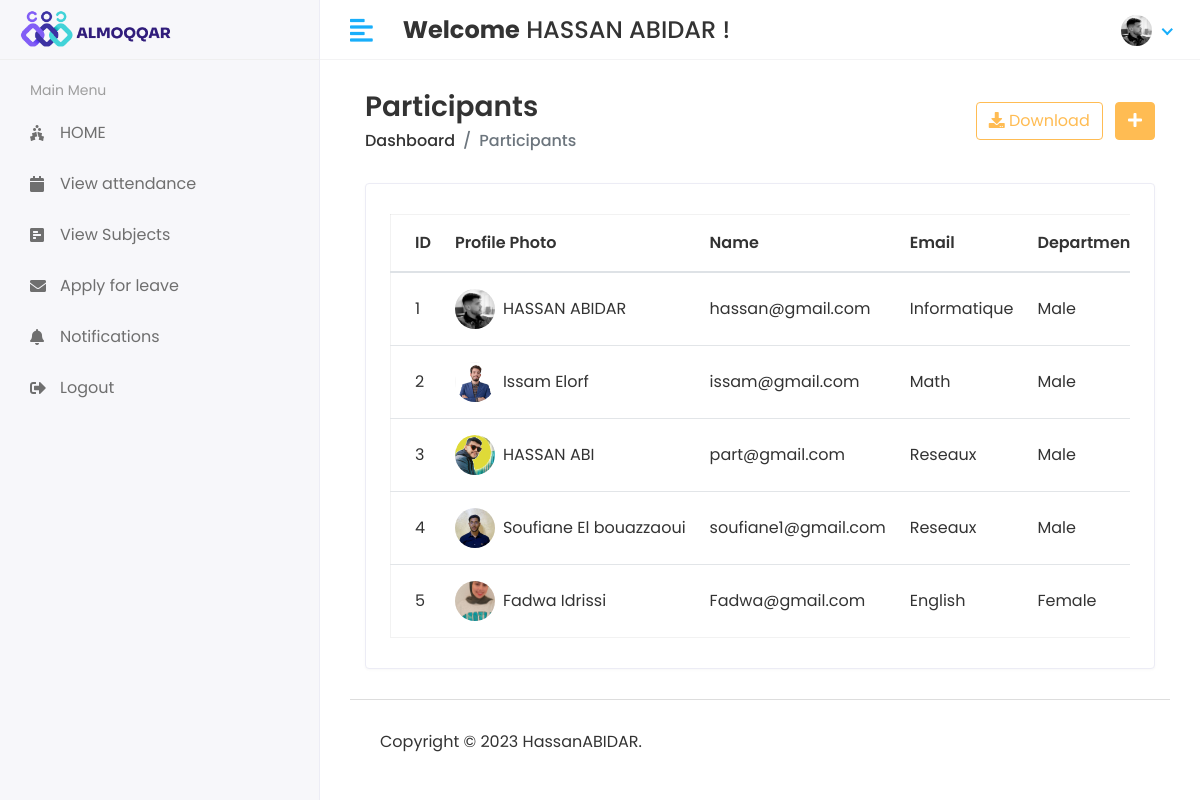
/Hod/Student/View (signed in), run on the app's committed database.
### app/models.py (models this page shows, shortened)
class CustomUser(AbstractUser):
    USER = (
        (1, 'HOD'),
        (2, 'STAFF'),
        (3, 'PARTICIPANT'),
    )
    user_type = models.CharField(choices=USER, max_length=50, default=1)
    profile_pic = models.ImageField(upload_to='media/profile_pic')

class Participant(models.Model):
    admin = models.OneToOneField(CustomUser, on_delete=models.CASCADE)
    address = models.TextField()
    gender = models.CharField(max_length=100)
    department_id = models.ForeignKey(Department, on_delete=models.DO_NOTHING)
    session_year_id = models.ForeignKey(Session_Year, on_delete=models.DO_NOTHING)
    created_at = models.DateTimeField(auto_now_add=True)
    updated_at = models.DateTimeField(auto_now=True)

class Department(models.Model):
    name = models.CharField(max_length=100)
    created_at = models.DateTimeField(auto_now_add=True)
    updated_at = models.DateTimeField(auto_now=True)

### Conerence_management/Hod_views.py (the view)
# urls.py: path('Hod/Student/View', Hod_views.VIEW_STUDENT, name='view_student'),
@login_required(login_url='/')
def VIEW_STUDENT(request):
    participant = Participant.objects.all()
    context = {
        'participant': participant,
    }
    return render(request, 'Hod/view_student.html', context)

### templates/Hod/view_student.html (shortened to what this page needs)
{% extends 'base.html' %}
{% block content %}
{% load static %}
<div class="content container-fluid">
   <div class="page-header">
      <div class="row align-items-center">
         <div class="col">
            <h3 class="page-title">Participants</h3>
            <ul class="breadcrumb">
               <li class="breadcrumb-item"><a>Dashboard</a></li>
               <li class="breadcrumb-item active">Participants</li>
            </ul>
         </div>
         <div class="col-auto text-right float-right ml-auto">
            <a href="{% url 'download_participants' %}" class="btn btn-outline-primary mr-2"><i class="fas fa-download"></i> Download</a>
            <a href="{% url 'add_student' %}" class="btn btn-primary"><i class="fas fa-plus"></i></a>
         </div>
      </div>
   </div>
   <div class="row">
      <div class="col-sm-12">
         <div class="card card-table">
            <div class="card-body">
               <div class="table-responsive">
                  <table id="table_id" class="table table-hover table-center mb-0">
                     <thead>
    <tr>
        <th>ID</th>
        <th>Profile Photo</th>
        <th>Name</th>
        <th>Email</th>
        <th>Department</th>
    </tr>
</thead>
                     <tbody>
                        {% for i in participant %}
                        <tr>
                           <td>{{i.id}}</td>
                           <td>
                              <h2 class="table-avatar">
                                 <a href="student-details.html" class="avatar avatar-sm mr-2"><img class="avatar-img rounded-circle" src="/{{i.admin.profile_pic}}" alt="User Image"></a>
                                 <a href="student-details.html">{{i.admin.first_name}}&nbsp;{{i.admin.last_name}}</a>
                              </h2>
                           </td>
                           <td>{{i.admin.email}}</td>
                           <td>{{i.department_id.name}}</td>
                           <td>{{i.gender}}</td>
                        </tr>
                        {% endfor %}
                     </tbody>
                  </table>
               </div>
            </div>
         </div>
      </div>
   </div>
</div>
{% endblock %}

### templates/base.html (shortened to what this page needs)
<!DOCTYPE html>
<html lang="en">
{% load static %}
   <head>
      <link rel="stylesheet" href="{% static 'assets/plugins/bootstrap/css/bootstrap.min.css' %}">
      <link rel="stylesheet" href="{% static 'assets/plugins/fontawesome/css/fontawesome.min.css' %}">
      <link rel="stylesheet" href="{% static 'assets/plugins/fontawesome/css/all.min.css' %}">
      <link rel="stylesheet" href="{% static 'assets/css/style.css' %}">
       <link rel="stylesheet" href="{% static 'assets/plugins/datatables/datatables.min.css' %}">
   </head>
   <body>
<div class="main-wrapper">
       {% include 'includes/header.html' %}
         {% include 'includes/sidebar.html' %}
<div class="page-wrapper">
    <div class="content container-fluid">
         {% block content %}
         {% endblock %}
          {% include 'includes/footer.html' %}
         </div>
      </div>
</div>
   </body>
</html>

### templates/includes/header.html (shortened to what this page needs)
<div class="header">
   {% load static %}
   <div class="header-left">
      <a href="#" class="logo">
      <img src="{% static 'assets/img/logo.png' %}" alt="Logo">
      </a>
   </div>
   <a href="javascript:void(0);" id="toggle_btn">
   <i class="fas fa-align-left"></i>
   </a>
   <div class="top-nav-search mt-3">
      <h4><strong>Welcome</strong>&nbsp;<span>{{user.first_name}} {{ user.last_name }}</span>&nbsp;!</h4>
   </div>
   <ul class="nav user-menu">
      <li class="nav-item dropdown has-arrow">
         <a href="#" class="dropdown-toggle nav-link" data-toggle="dropdown">
         <span class="user-img"><img class="rounded-circle" src="/{{user.profile_pic}}" width="31" alt="Ryan Taylor"></span>
         </a>
      </li>
   </ul>
</div>

### templates/includes/sidebar.html (shortened to what this page needs)
<div class="sidebar" id="sidebar">
   <div class="sidebar-inner slimscroll">
      <div id="sidebar-menu" class="sidebar-menu">
         {% if user.user_type == '1' %}
         <ul>
            <li class="menu-title">
               <span>Main Menu</span>
            </li>
            <li>
              <a href="{% url 'hod_home' %}"><i class="fas fa-holly-berry"></i> <span>Dashboard</span></a>
                     </li>
                     <li class="submenu">
                        <a href="#"><i class="fas fa-user-graduate"></i> <span> Participants</span> <span class="menu-arrow"></span></a>
                        <ul>
                           <li><a href="{% url 'add_student' %}">Add Participant</a></li>
                           <li><a href="{% url 'view_student' %}">View Participant</a></li>
                        </ul>
                     </li>
            <li class="submenu">
               <a href="#"><i class="fas fa-chalkboard-teacher"></i> <span> Staff</span> <span class="menu-arrow"></span></a>
               <ul>
                  <li><a href="{% url 'add_staff' %}">Add Staff</a></li>
                  <li><a href="{% url 'view_staff' %}">View Staff</a></li>
               </ul>
            </li>
            <li class="submenu ">
               <a href="#"><i class="fas fa-building"></i> <span> Department</span> <span class="menu-arrow"></span></a>
                  <ul>
                  <li><a href="{% url 'add_department' %}">Add Department</a></li>
                  <li><a href="{% url 'view_department' %}">View Department</a></li>
                  </ul>
            </li>
            <li class="submenu">
               <a href="#"><i class="fas fa-book-reader"></i> <span> Subjects</span> <span class="menu-arrow"></span></a>
               <ul>
                  <li><a href="{% url 'add_subject' %}">Add Subject </a></li>
                  <li><a href="{% url 'hod_view_subject' %}">View Subject</a></li>
               </ul>
            </li>
            <li class="submenu">
               <a href="#"><i class="fa fa-calendar"></i> <span> Session</span> <span class="menu-arrow"></span></a>
               <ul>
                  <li><a href="{% url 'add_session' %}">Add Session</a></li>
                  <li><a href="{% url 'view_session' %}">View Session</a></li>
               </ul>
            </li>
            <li>
               <a href="{% url 'staff_send_notification' %}"><i class="fa fa-bell"></i> <span>Send Staff Notification</span></a>
            </li>
            <li>
               <a href="{% url 'participant_send_notification' %}"><i class="fa fa-bell"></i> <span>Send Participant Notification</span></a>
            </li>
            <li>
               <a href="{% url 'hod_view_attendance' %}"><i class="fa fa-calendar"></i> <span>View Attendance</span></a>
            </li>
            <li>
               <a href="{% url 'staff_leave_view' %}"><i class="fas fa-solid fa-envelope"></i> <span>Staff Leave</span></a>
            </li>
            <li>
               <a href="{% url 'participant_leave_view' %}"><i class="fas fa-solid fa-envelope"></i> <span>Participant Leave</span></a>
            </li>
            <li>
               <a href="{% url 'logout' %}"><i class="fas fa-sign-out-alt"></i> <span>Logout</span></a>
            </li>
         </ul>
         {% else %}
         <ul>
            <li class="menu-title">
               <span>Main Menu</span>
            </li>
            <li>
              <a href="{% url 'participant_home' %}"><i class="fas fa-holly-berry"></i> <span>HOME</span></a>
            </li>
            <li>
               <a href="{% url 'view_attendance' %}"><i class="fa fa-calendar"></i> <span>View attendance</span></a>
            </li>
            <li>
               <a href="{% url 'view_subject' %}"><i class="fas fa-poll-h"></i> <span>View Subjects</span></a>
            </li>
            <li>
               <a href="{% url 'part_apply_leave' %}"><i class="fas fa-solid fa-envelope"></i> <span>Apply for leave</span></a>
            </li>
            <li>
               <a href="{% url 'participant_notifications' %}"><i class="fas fa-bell"></i> <span>Notifications</span></a>
            </li>
            <li>
               <a href="{% url 'logout' %}"><i class="fas fa-sign-out-alt"></i> <span>Logout</span></a>
            </li>
         </ul>
         {% endif %}
      </div>
   </div>
</div>

### templates/includes/footer.html
<footer>
          <p>Copyright © 2023 HassanABIDAR.</p>
</footer>

### data on the page
CustomUser: first_name "HASSAN", last_name "ABIDAR", profile_pic (picture)
Participant: id "1", admin.profile_pic (picture), admin.first_name "HASSAN", admin.last_name "ABIDAR", admin.email "hassan@gmail.com", department_id.name "Informatique", gender "Male"
Participant: id "2", admin.profile_pic (picture), admin.first_name "Issam", admin.last_name "Elorf", admin.email "issam@gmail.com", department_id.name "Math", gender "Male"
Participant: id "3", admin.profile_pic (picture), admin.first_name "HASSAN", admin.last_name "ABI", admin.email "part@gmail.com", department_id.name "Reseaux", gender "Male"
Participant: id "4", admin.profile_pic (picture), admin.first_name "Soufiane", admin.last_name "El bouazzaoui", admin.email "soufiane1@gmail.com", department_id.name "Reseaux", gender "Male"
Participant: id "5", admin.profile_pic (picture), admin.first_name "Fadwa", admin.last_name "Idrissi", admin.email "Fadwa@gmail.com", department_id.name "English", gender "Female"
